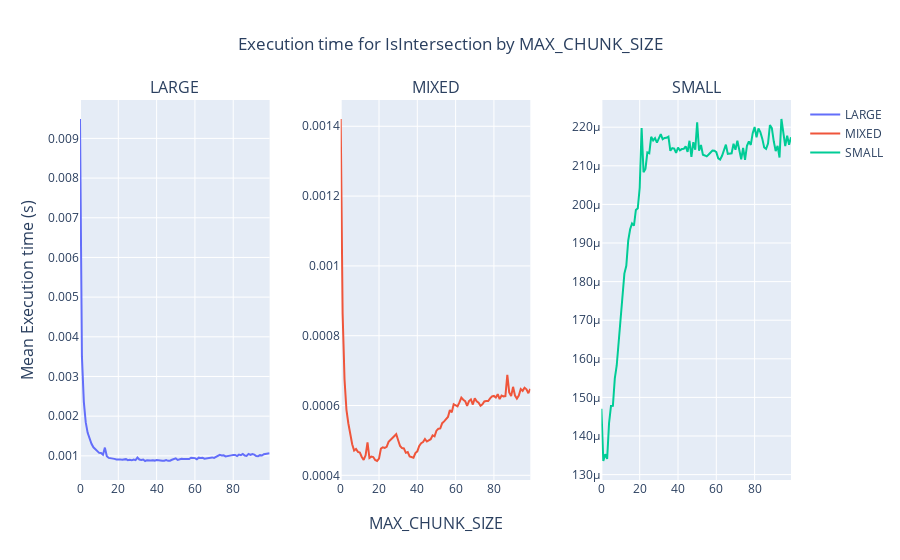
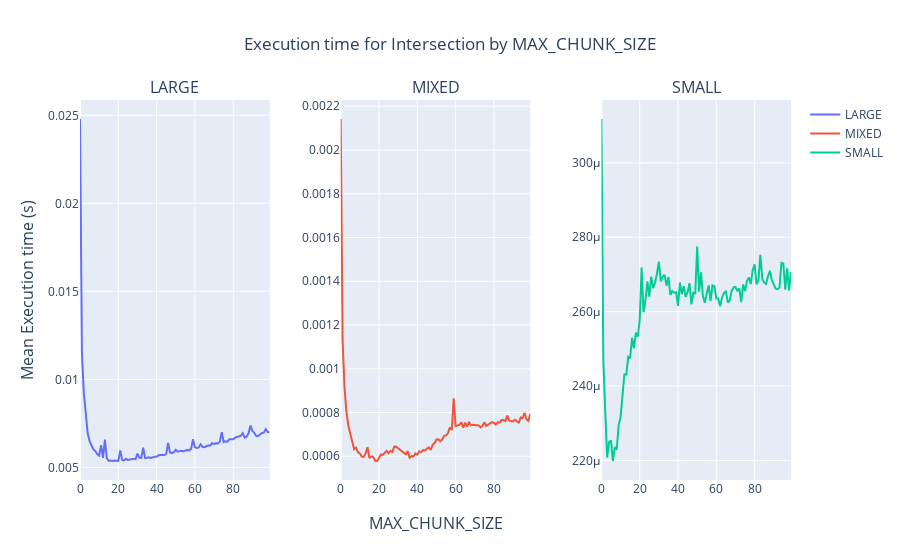

Source (notebook cell) for these figures, in order:
### Code cell
from plotly.subplots import make_subplots
if SHOW_STATS:
        for idx, df in enumerate([d_cnt_size_df[d_cnt_size_df['predicate'] == True], 
                                d_cnt_size_df[d_cnt_size_df['predicate'] == False]]): #Loop through predicate and not predicate intersection seperately
                df = df[['total_time', "context", "delta_size"]]
                df = df.groupby(["delta_size", "context"]).mean()
                df.reset_index(inplace=True)
                
                contexts = list(df.context.unique())
                context_idxs = {"LARGE": 1, "MIXED": 2, "SMALL": 3}

                fig = make_subplots(rows=1, cols=3, subplot_titles=(contexts), horizontal_spacing=0.1, x_title="MAX_CHUNK_SIZE", y_title="Mean Execution time (s)")

                for context in contexts:
                        curr_context_df = df[(df['context'] == context)]
                        fig.add_trace(go.Scatter(x=curr_context_df.delta_size.values, y=curr_context_df.total_time.values,
                                                mode='lines',
                                                name="{}".format(context)),row=1, col=context_idxs[context])
                
                if idx == 0:
                        fig.update_layout(title="Execution time for IsIntersection by MAX_CHUNK_SIZE",title_x=0.5)
                else:
                        fig.update_layout(title="Execution time for Intersection by MAX_CHUNK_SIZE",title_x=0.5)


                fig.show()
